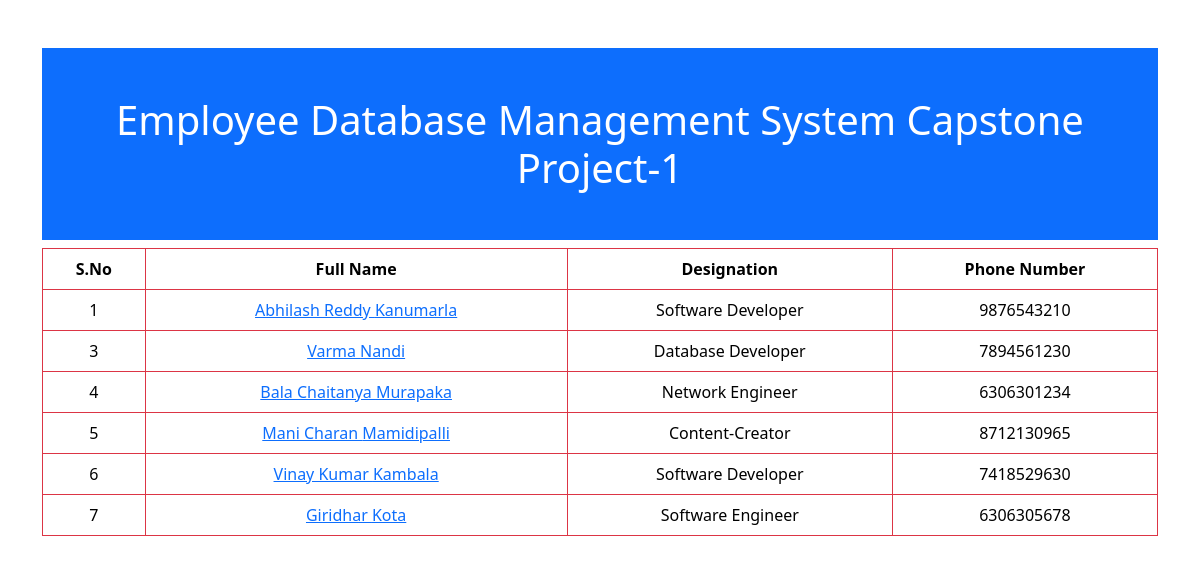
The page / on the database its author committed.
### app/models.py (models this page shows)
class Employee(models.Model):
    first_name = models.CharField(max_length=100)
    last_name = models.CharField(max_length=100)
    photo = models.CharField(max_length=255)
    designation = models.CharField(max_length=100)
    email = models.EmailField(unique=True)
    phone_number = models.CharField(max_length=15)

### app/views.py (the view)
# urls.py: 2. Add a URL to urlpatterns:  path('', views.home, name='home')
def home(request):
    employees = Employee.objects.all()
    return render(request, 'app/home.html', {'employees': employees})

### app/templates/app/home.html (shortened to what this page needs)
<!DOCTYPE html>
<html lang="en">
<head>
    <link rel="stylesheet" href="https://cdn.jsdelivr.net/npm/bootstrap@5.3.8/dist/css/bootstrap.min.css">
</head>
<body>
    <div class="container mt-5">
        <h1 class="bg-primary text-white p-5 text-center"> Employee Database Management System Capstone Project-1 </h1>
        <table class="table table-bordered border-danger table-hover">
            <thead>
                <tr class="text-center">
                    <th> S.No </th>
                    <th> Full Name </th>
                    <th> Designation </th>
                    <th> Phone Number </th>
                </tr>
            </thead>
            <tbody>
                {% for x in employees %}
                <tr class="text-center">
                    <td> {{ x.id}} </td>
                    <td> <a href="{% url 'emp_detail' x.id %}"> {{ x.first_name }} {{ x.last_name }} </a></td>
                    <td> {{ x.designation }} </td>
                    <td> {{ x.phone_number }} </td>
                </tr>
                {% endfor %}
            </tbody>
        </table>
    </div>
</body>
</html>

### rows shown on the page
Employee: id "1", first_name "Abhilash Reddy", last_name "Kanumarla", designation "Software Developer", phone_number "9876543210"
Employee: id "3", first_name "Varma", last_name "Nandi", designation "Database Developer", phone_number "7894561230"
Employee: id "4", first_name "Bala Chaitanya", last_name "Murapaka", designation "Network Engineer", phone_number "6306301234"
Employee: id "5", first_name "Mani Charan", last_name "Mamidipalli", designation "Content-Creator", phone_number "8712130965"
Employee: id "6", first_name "Vinay Kumar", last_name "Kambala", designation "Software Developer", phone_number "7418529630"
Employee: id "7", first_name "Giridhar", last_name "Kota", designation "Software Engineer", phone_number "6306305678"
